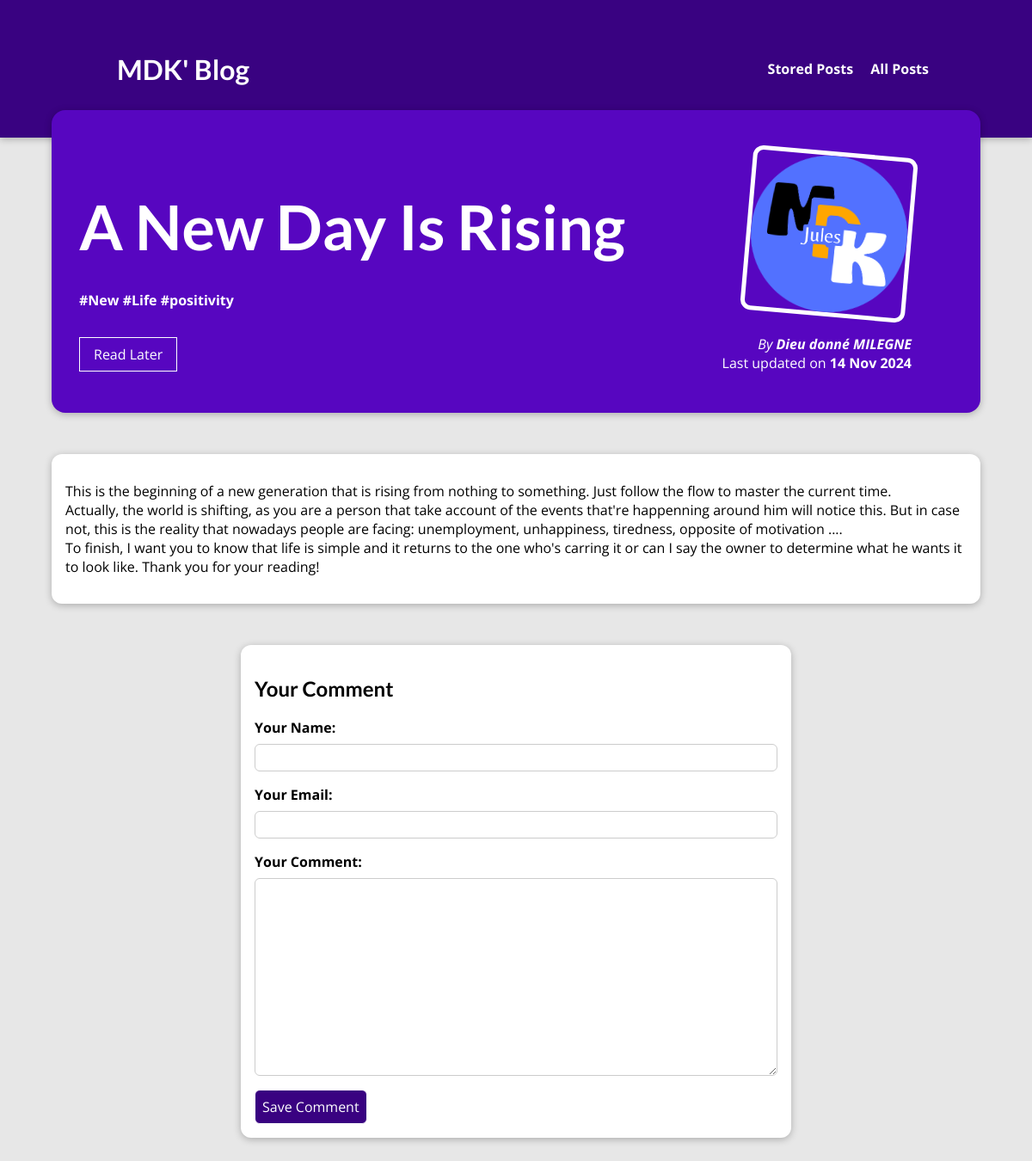
Screenshot of /posts/a-new-day-is-rising/ with the database file from the repository.
### blog/models.py (models this page shows, shortened)
class Post(models.Model):
    title = models.CharField(max_length=150)
    excerpt = models.CharField(max_length=200)
    image = models.ImageField(upload_to='posts/', null=True)
    date = models.DateTimeField(auto_now=True)
    slug = models.SlugField(unique=True)
    content = models.TextField(null=False, validators=[MinLengthValidator(25)])
    author = models.ForeignKey(Author, on_delete=models.SET_NULL, null=True, related_name='posts')
    tags = models.ManyToManyField(Tag)

class Tag(models.Model):
    caption = models.CharField(max_length=20)

class Author(models.Model):
    first_name = models.CharField(max_length=100)
    last_name = models.CharField(max_length=100)
    email_address = models.EmailField(null=False, blank=True)
    def __str__(self):
        return f"{self.first_name} {self.last_name}"

### blog/views.py (the view, shortened to what this page needs)
# urls.py: path('posts/<slug:slug>/', views.PostView.as_view(), name='blog-post'),
class PostView(View):
    def is_stored(self, request, post_id):
        stored_posts = request.session.get('stored_posts')
        if stored_posts is not None:
            is_saved_for_later = post_id in stored_posts    #type:ignore
        else:
            is_saved_for_later = False
        return is_saved_for_later
    def get(self, request, slug):
        post = get_object_or_404(Post, slug=slug)
        return render(request, 'blog/post-detail.html', {
            'post': post,
            'post_tags': post.tags.all(),
            'comment_form': CommentForm(),
            'comments': post.comments.all().order_by('-id'),     #type:ignore
            'saved_for_later': self.is_stored(request, post.id)      #type:ignore
        })

### blog/forms.py
class CommentForm(forms.ModelForm):
    class Meta:
        model = Comment
        fields = ['user_name', 'user_email', 'content']
        exclude = ['post']
        labels = {
            'user_name': 'Your Name',
            'user_email': 'Your Email',
            'content': 'Your Comment'
        }
        widgets = {
            'user_name': forms.TextInput(attrs={'class': 'form-control'}),
            'user_email': forms.EmailInput(attrs={'class': 'form-control'}),
            'content': forms.Textarea(attrs={'class': 'form-control'})
        }

### blog/templates/blog/post-detail.html (shortened to what this page needs)
{% extends "main.html" %}
{% load static %}
{% block css_style %}
    <link rel='stylesheet' href='{% static 'blog/post-detail.css' %}'>
{% endblock css_style %}
{% block content %}
    <section id='summary'>
        <h2>{{ post.title|title }}</h2>
        <div>
            <span>
                {% for tag in post_tags %}
                    #{{ tag.caption }}
                {% endfor %}
            </span>
        </div>
        <div id='read-later'>
            <form action='{% url "read-later" %}' method='post'>
                <button>
                    {% if saved_for_later %}
                        Remove from "Read Later"
                    {% else %}
                        Read Later
                    {% endif %}
                </button>
            </form>
        </div>
        <article>
            <img src='{{ post.image.url }}' alt='{{ post.title }}'>
            <address>By <a href='mailto:{{ post.author.email_address }}'>{{ post.author }}</a></address>
            <div>
                Last updated on <time>{{ post.date|date:'d M Y' }}</time>
            </div>
        </article>
    </section>
    <main>
        <p>
            {{ post.content|linebreaks }}
        </p>
    </main>
    <section id='comment-form'>
        <h2>Your Comment</h2>
        <form action='{% url 'blog-post' post.slug %}' method='post'>
            {% for form_field in comment_form %}
                <div class='form-control {% if form_field.errors %}invalid{% endif %}'>
                    {{ form_field.label_tag }}
                    {{ form_field }}
                </div>
            {% endfor %}
            <button>Save Comment</button>
        </form>
    </section>
{% endblock content %}

### templates/main.html (shortened to what this page needs)
{% load static %}
<!DOCTYPE html>
    <html>
    <head>
        <link rel='stylesheet' href='{% static "app.css" %}'>
        {% block css_style %}{% endblock css_style %}
    </head>
    <body>
        <header id='main-navigation'>
            <h1>
                <a href='/'>MDK' Blog</a>
            </h1>
            <nav>
                <a href='{% url "read-later" %}'>Stored Posts</a>
                <a href='{% url "blog-posts" %}'>All Posts</a>
            </nav>
        </header>
        {% block content %}{% endblock content %}
    </body>
</html>

### static/app.css (style rules this page uses)
* { box-sizing: border-box; }
html { font-family: 'Open Sans', 'Lato', sans-serif; }
body { margin: 0; }
h1, h2, h3 { font-family: 'Lato', sans-serif; font-weight: bold; }
#main-navigation { width: 100%; height: 10rem; display: flex; justify-content: space-between; align-items: center; padding: 0 10%; position: absolute; top: 0; left: 0; right: 0; }
#main-navigation a { text-decoration: none; color: white; font-weight: bold; margin-left: 1rem; }

### blog/static/blog/post-detail.css (style rules this page uses)
body { background-color: #e7e7e7; }
#main-navigation { background-color: #390281; box-shadow: 0 2px 8px rgba(0, 0, 0, 0.25); }
#summary { margin: 8rem auto 3rem auto; padding: 2rem; width: 90%; max-width: 90rem; border-radius: 16px; background-color: #5706c0; position: relative; box-shadow: 0 2px 8px rgba(0, 0, 0, 0.25); height: 22rem; }
#summary h2 { color: white; font-size: 4.5rem; margin-bottom: 2rem; }
#read-later { margin: 2rem 0; }
#read-later button { background-color: transparent; border: 1px solid white; padding: 0.5rem 1rem; font: inherit; color: white; cursor: pointer; }
#summary article { position: absolute; top: 2rem; right: 3rem; padding: 1rem 2rem; border-radius: 12px; text-align: right; color: white; }
#summary article img { width: 12rem; height: 12rem; border-radius: 12px; transform: rotateZ(5deg); border: 5px solid white; margin-bottom: 1rem; }
#summary address { font-weight: light; }
#summary a { font-weight: bold; color: white; text-decoration: none; }
#summary span { font-weight: bold; color: white; }
#summary time { font-weight: bold; }
main { width: 90%; max-width: 90rem; margin: 3rem auto; background-color: white; padding: 1rem; border-radius: 12px; box-shadow: 0 2px 8px rgba(0, 0, 0, 0.25); }
#comment-form, #comments { margin: 3rem auto; width: 90%; max-width: 40rem; border-radius: 12px; background-color: white; box-shadow: 0 2px 8px rgba(0, 0, 0, 0.25); padding: 1rem; }
#comment-form button { font: inherit; background-color: #390281; color: white; border: 1px solid; padding: 0.5rem ; border-radius: 6px; cursor: pointer; }
.form-control { margin-bottom: 1rem; }
.form-control label { font-weight: bold; margin-bottom: 0.5rem; display: block; }
.form-control input, .form-control textarea { display: block; width: 100%; font: inherit; padding: 0.25rem; border-radius: 6px; border: 1px solid #ccc; }

### rows the page displays
Post: title "A New Day Is Rising", image (picture), author "Dieu donné MILEGNE", date "14 Nov 2024", content "This is the beginning of a new generation that is rising from nothing to something. Just follow the flow to master the current time. Actually, the world is shifting, as you are a person that take account of the events that're happenning around him will notice this. But in case not, this is the reality that nowadays people are facing: unemployment, unhappiness, tiredness, opposite of motivation .... To finish, I want you to know that life is simple and it returns to the one who's carring it or can I say the owner to determine what he wants it to look like. Thank you for your reading!"
Tag: caption "New"
Tag: caption "Life"
Tag: caption "positivity"
